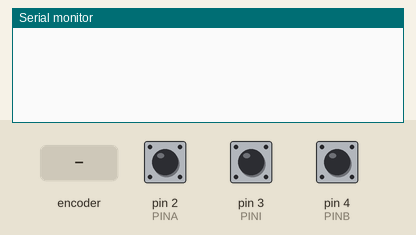
Recording of a sketch running on a simulated Arduino Uno, built with avr-gcc and run on an emulated ATmega328P. On the bench: the last lines printed to the serial monitor. The inputs (shaded band) are chosen by the test bench; at power-on: pin 2 (PINA) HIGH, pin 3 (PINI) HIGH, pin 4 (PINB) HIGH.

Above: at 1.2 s.
1.3 s: rotary encoder on pin 2 (PINA) / pin 4 (PINB) turned 1 step (first pin leading)
At 1.8 s:
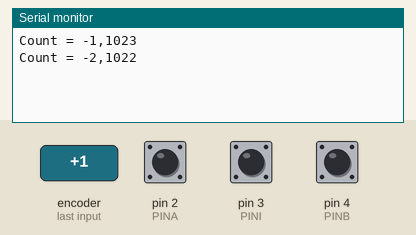
3.0 s: rotary encoder on pin 2 (PINA) / pin 4 (PINB) turned 1 step (first pin leading)
At 4.3 s:
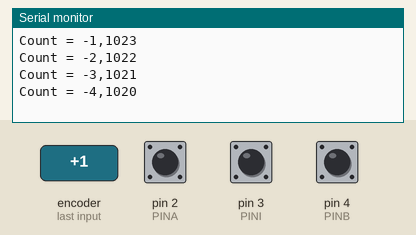
Timing chart, 0 to 6.0 s (numbered marks = the images above; inputs shaded):
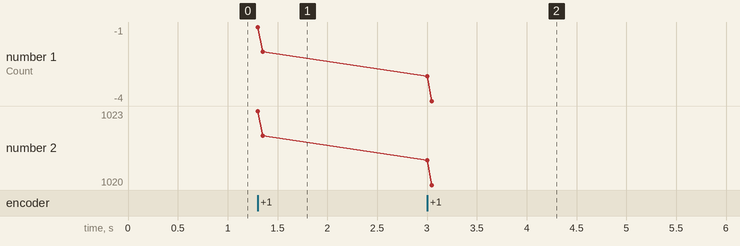

The sketch:

MotorOps_Slave_Encoder.ino
```cpp
/*
 * CubeSat slave Arduino UNO encoder
 * Reads signals from motor's encoder and determines position and direction of rotor movement
 * Transmits encoder information to Master device upon request (MotorOps_Master_Predriver)
 */

#include <Wire.h>

#define PINA 2
#define PINB 4
#define PINI 3
#define INTERRUPTA 0  // pin 2 on Arduino UNO
#define INTERRUPTI 1  // pin 3 on Arduino UNO

// Encoder count variables
volatile boolean fired;
volatile boolean up;
volatile boolean rst;
volatile long encoderValue = 0;
int encoderValueOut = 0;        // Encoder value to send to Master devices

// I²C variables
const byte SlaveDeviceId = 1;

void setup() {
  // Start I²C bus as a slave
  Wire.begin(SlaveDeviceId);

  // Set the callback to call when data is requested.
  Wire.onRequest(requestCallback);

  // Pin declarations turn on inner pullups so that I²C is read properly
  pinMode(PINA, INPUT_PULLUP);
  pinMode(PINB, INPUT_PULLUP);
  pinMode(PINI, INPUT_PULLUP);

  // Declare interrupt functions which trigger on voltage change one with the A phase and one with the Index phase
  attachInterrupt (INTERRUPTA, updateEncoder, CHANGE);   // interrupt 0 is pin 2, interrupt 1 is pin 3
  attachInterrupt (INTERRUPTI, homeEncoder, CHANGE);

 Serial.begin (115200);
}

void loop() {
  // Changes encoder value if a change is detected
  if(fired){
    // Increments od decrements encoder value
    if(up){
      encoderValue++;
    } else {
      encoderValue--;
    }
    fired = false;

    // Maps encoder values to create all positive values creating an absolute position from 0-1024
    if(encoderValue <= 0){
      encoderValueOut = map(encoderValue,0,-1024,1024,0);
    } else {
      encoderValueOut = encoderValue;
    }

    //Debugging
    Serial.print ("Count = ");
    Serial.print (encoderValue);
    Serial.print(",");
    Serial.println(encoderValueOut);
  }

}

void updateEncoder(){
  // Signals a position change and determines which direction
  if(digitalRead(PINA)){
    up = digitalRead (PINB);
  }else{
    up = !digitalRead (PINB);
  }
  fired = true;
}

void homeEncoder(){
  // The home position is considered as 0
  encoderValue = 0;
}

void requestCallback()  {
  // Send two bytes to master
  int input = encoderValueOut;
  uint8_t buffer[2];
  buffer[0] = input >> 8;
  buffer[1] = input & 0xff;
  Wire.write(buffer, 2);
}
```

Measured:
- after the input at 1.3 s, the serial monitor: prints a new line at once (image 1)
- after the input at 3.0 s, the serial monitor: prints a new line at once (image 2)
- plotted number 1: -2 → -4 after the input at 3.0 s
- plotted number 2: 1022 → 1020 after the input at 3.0 s
